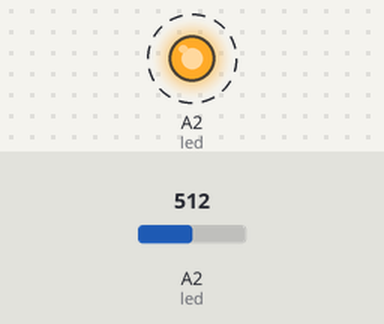
The sketch below on a simulated Arduino Uno, built with avr-gcc and run on an emulated ATmega328P. Shown: output pins drawn as LEDs (lit = HIGH). Dashed ring = blinking. The test bench sets the inputs (shaded band); at power-on: A2 (led) = 512.

Above: at 1.1 s.
Timing chart, 0 to 4.8 s (numbered marks = the images above):
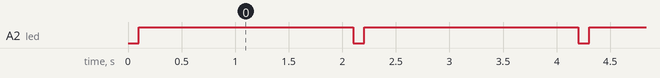

Measured:
- by itself, A2 (led): alternates HIGH for 2.0 s and LOW for 0.10 s

The sketch:

nightlight.ino
```cpp
#define led A2

int shelf=0;
int a;

void setup() {
  pinMode(led,OUTPUT);
  digitalWrite(led,LOW);
}

void loop() {

  digitalWrite(led, LOW);
  pinMode(led,INPUT);

  a=readData()-shelf;
  pinMode(led,OUTPUT);

  if (a>220) {
    digitalWrite(led,LOW);
    shelf=0;
  } else{
    digitalWrite(led,HIGH);
    shelf=180;
  }

  delay(2000);
  }
int readData() {
  int sum=0;

  for (int i=0;i<5;i++) analogRead(led);

  for (int i=0;i<10;i++) {
    sum+=analogRead(led);
    delay(10);
}
}
```
